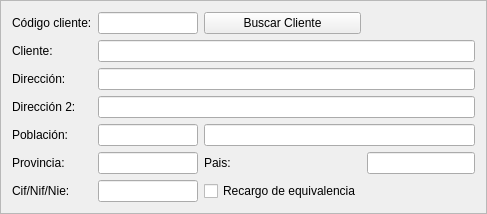
    <widget class="QFrame" name="frame_5">
     <property name="frameShape">
      <enum>QFrame::StyledPanel</enum>
     </property>
     <property name="frameShadow">
      <enum>QFrame::Raised</enum>
     </property>
     <layout class="QGridLayout" name="gridLayout">
      <item row="2" column="1" colspan="3">
       <widget class="QLineEdit" name="txtcDireccion"/>
      </item>
      <item row="0" column="0">
       <widget class="QLabel" name="label_3">
        <property name="text">
         <string>Código cliente:</string>
        </property>
       </widget>
      </item>
      <item row="0" column="2">
       <widget class="QPushButton" name="botBuscarCliente">
        <property name="text">
         <string>Buscar Cliente</string>
        </property>
        <property name="icon">
         <iconset resource="terra.qrc">
          <normaloff>:/Icons/PNG/search.png</normaloff>:/Icons/PNG/search.png</iconset>
        </property>
       </widget>
      </item>
      <item row="0" column="1">
       <widget class="QLineEdit" name="txtcCodigoCliente">
        <property name="maximumSize">
         <size>
          <width>100</width>
          <height>16777215</height>
         </size>
        </property>
       </widget>
      </item>
      <item row="4" column="2" colspan="2">
       <widget class="QLineEdit" name="txtcPoblacion">
        <property name="sizePolicy">
         <sizepolicy hsizetype="Expanding" vsizetype="Fixed">
          <horstretch>0</horstretch>
          <verstretch>0</verstretch>
         </sizepolicy>
        </property>
       </widget>
      </item>
      <item row="2" column="0">
       <widget class="QLabel" name="label_5">
        <property name="text">
         <string>Dirección:</string>
        </property>
       </widget>
      </item>
      <item row="6" column="1">
       <widget class="QLineEdit" name="txtcCif">
        <property name="maximumSize">
         <size>
          <width>100</width>
          <height>16777215</height>
         </size>
        </property>
       </widget>
      </item>
      <item row="5" column="1">
       <widget class="QLineEdit" name="txtcProvincia">
        <property name="maximumSize">
         <size>
          <width>100</width>
          <height>16777215</height>
         </size>
        </property>
       </widget>
      </item>
      <item row="1" column="1" colspan="3">
       <widget class="QLineEdit" name="txtcCliente"/>
      </item>
      <item row="3" column="0">
       <widget class="QLabel" name="label_6">
        <property name="text">
         <string>Dirección 2:</string>
        </property>
       </widget>
      </item>
      <item row="5" column="3">
       <widget class="QLineEdit" name="txtcPais"/>
      </item>
      <item row="4" column="0">
       <widget class="QLabel" name="label_7">
        <property name="text">
         <string>Población:</string>
        </property>
       </widget>
      </item>
      <item row="4" column="1">
       <widget class="QLineEdit" name="txtcCp">
        <property name="minimumSize">
         <size>
          <width>100</width>
          <height>0</height>
         </size>
        </property>
        <property name="maximumSize">
         <size>
          <width>70</width>
          <height>16777215</height>
         </size>
        </property>
       </widget>
      </item>
      <item row="1" column="0">
       <widget class="QLabel" name="label_4">
        <property name="text">
         <string>Cliente:</string>
        </property>
       </widget>
      </item>
      <item row="5" column="0">
       <widget class="QLabel" name="label_13">
        <property name="text">
         <string>Provincia:</string>
        </property>
       </widget>
      </item>
      <item row="3" column="1" colspan="3">
       <widget class="QLineEdit" name="txtcDireccion2"/>
      </item>
      <item row="6" column="0">
       <widget class="QLabel" name="label_15">
        <property name="text">
         <string>Cif/Nif/Nie:</string>
        </property>
       </widget>
      </item>
      <item row="5" column="2">
       <widget class="QLabel" name="label_14">
        <property name="text">
         <string>Pais:</string>
        </property>
       </widget>
      </item>
      <item row="6" column="2">
       <widget class="QCheckBox" name="chklRecargoEq">
        <property name="text">
         <string>Recargo de equivalencia</string>
        </property>
       </widget>
      </item>
     </layout>
    </widget>
